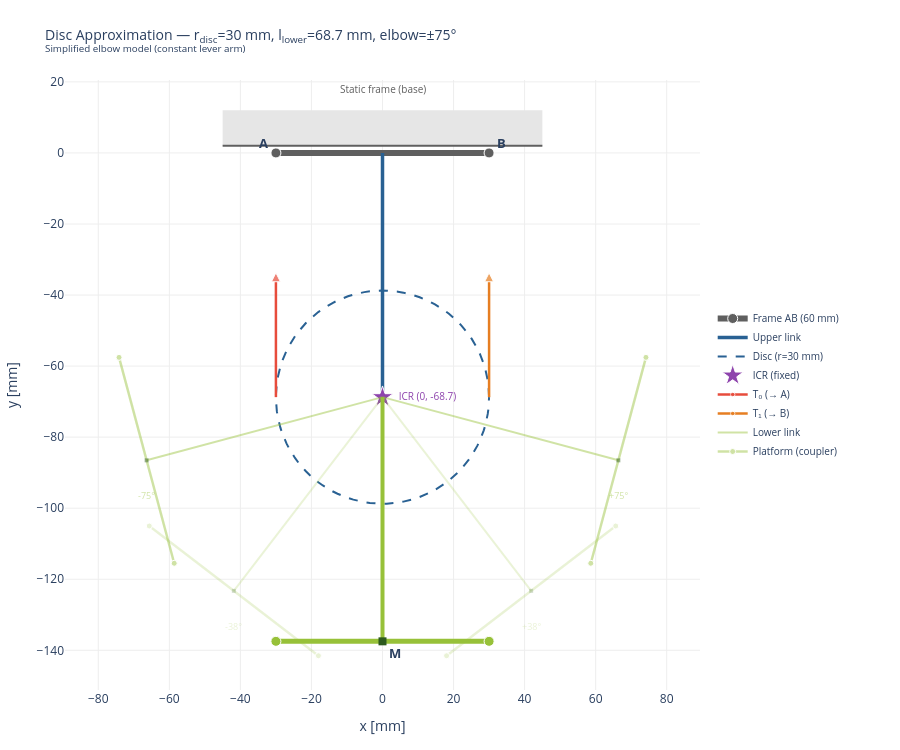

The notebook cell this image was saved under:
### Markdown cell above
---

## Disc Approximation — Simplified Elbow Model

In simulation (Isaac Lab), the antiparallelogram linkage is replaced by a
**single revolute joint** with a **disc** of radius $r = 72.5\,\text{mm}$
(= tendon lever arm). This is the "elbow approximation" used in the USD
articulation model (`forearm_link` includes `elbow_approx` visual mesh).

### Why the Disc Works

The antiparallelogram's tendon lever arm varies slightly with elbow angle
due to the nonlinear transmission (see centrode ellipse above). The disc
approximation **assumes a constant lever arm** equal to the tendon
attachment radius:

$$\tau_{\mathrm{elbow}} = r \cdot T_0 - r \cdot T_1, \quad r = 72.5\,\text{mm}$$

This yields a **constant** Jacobian transpose $J^T$, simplifying the
tendon-to-torque mapping and enabling standard `ImplicitActuatorCfg`
drives in Isaac Lab.

### Key Differences from Antiparallelogram

| Property | Antiparallelogram | Disc Approximation |
|---|---|---|
| ICR location | Moves along centrode ellipse | **Fixed** at disc center |
| Lever arm | Varies nonlinearly with $\theta$ | **Constant** $r = 72.5$ mm |
| $J^T$ | Configuration-dependent | **Constant** matrix |
| Links | 2 crossed rods (AD, BC) | 1 structural link per side |
| Simulation complexity | Requires 4-bar constraint | Single revolute joint |

The following two plots visualize this simplified model using the same
style and parameters as the antiparallelogram plots above.

### Code cell
# =================================================================
# Static Overview — Disc Approximation
# =================================================================
from helpers.elbow_plots import disc_static_figure

fig = disc_static_figure(l_e, k_e, elbow_max_deg, show_caption=show_caption)
fig.show()

### Figure 1 — Plotly figure (JSON) as saved in the notebook; plotly's stock layout.template omitted (floating-point values rounded to 4 significant figures)
{"data": [{"line": {"color": "#5F5F5F", "width": 6}, "marker": {"color": "#5F5F5F", "line": {"color": "white", "width": 1}, "size": 10}, "mode": "lines+markers", "name": "Frame AB (60 mm)", "type": "scatter", "x": [-30, 30], "y": [0, 0]}, {"line": {"color": "#296193", "width": 3.5}, "mode": "lines", "name": "Upper link", "type": "scatter", "x": [0, 0], "y": [0, -68.74]}, {"line": {"color": "#296193", "dash": "dash", "width": 2}, "mode": "lines", "name": "Disc (r=30 mm)", "type": "scatter", "x": [30, 29.96, 29.83, 29.62, 29.33, 28.96, 28.51, 27.97, 27.36, 26.68, 25.91, 25.08, 24.18, 23.21, 22.17, 21.07, 19.92, 18.7, 17.44, 16.13, 14.77, 13.37, 11.94, 10.47, 8.969, 7.445, 5.901, 4.341, 2.768, 1.188, -0.396, -1.979, -3.556, -5.123, -6.676, -8.21, -9.721, -11.21, -12.66, -14.08, -15.45, -16.79, -18.08, -19.32, -20.5, -21.63, -22.7, -23.7, -24.64, -25.51, -26.3, -27.03, -27.68, -28.25, -28.74, -29.16, -29.49, -29.74, -29.91, -29.99, -29.99, -29.91, -29.74, -29.49, -29.16, -28.74, -28.25, -27.68, -27.03, -26.3, -25.51, -24.64, -23.7, -22.7, -21.63, -20.5, -19.32, -18.08, -16.79, -15.45, -14.08, -12.66, -11.21, -9.721, -8.21, -6.676, -5.123, -3.556, -1.979, -0.396, 1.188, 2.768, 4.341, 5.901, 7.445, 8.969, 10.47, 11.94, 13.37, 14.77, 16.13, 17.44, 18.7, 19.92, 21.07, 22.17, 23.21, 24.18, 25.08, 25.91, 26.68, 27.36, 27.97, 28.51, 28.96, 29.33, 29.62, 29.83, 29.96, 30], "y": [-68.74, -67.16, -65.58, -64.01, -62.45, -60.91, -59.39, -57.9, -56.44, -55.01, -53.62, -52.28, -50.98, -49.73, -48.53, -47.39, -46.3, -45.28, -44.33, -43.44, -42.63, -41.88, -41.22, -40.62, -40.11, -39.68, -39.32, -39.05, -38.87, -38.76, -38.74, -38.8, -38.95, -39.18, -39.49, -39.88, -40.36, -40.91, -41.54, -42.25, -43.03, -43.88, -44.8, -45.79, -46.84, -47.95, -49.12, -50.35, -51.62, -52.95, -54.31, -55.72, -57.17, -58.64, -60.15, -61.68, -63.23, -64.79, -66.37, -67.95, -69.53, -71.11, -72.69, -74.25, -75.8, -77.33, -78.83, -80.31, -81.76, -83.16, -84.53, -85.86, -87.13, -88.36, -89.53, -90.64, -91.69, -92.68, -93.6, -94.45, -95.23, -95.94, -96.57, -97.12, -97.59, -97.99, -98.3, -98.53, -98.67, -98.74, -98.72, -98.61, -98.42, -98.15, -97.8, -97.37, -96.85, -96.26, -95.59, -94.85, -94.03, -93.15, -92.19, -91.17, -90.09, -88.95, -87.75, -86.5, -85.2, -83.85, -82.46, -81.04, -79.58, -78.08, -76.57, -75.03, -73.47, -71.9, -70.32, -68.74]}, {"marker": {"color": "#8E44AD", "line": {"color": "white", "width": 1}, "size": 16, "symbol": "star"}, "mode": "markers+text", "name": "ICR (fixed)", "text": ["  ICR (0, -68.7)"], "textfont": {"color": "#8E44AD", "size": 10}, "textposition": "middle right", "type": "scatter", "x": [0], "y": [-68.74]}, {"line": {"color": "#E74C3C", "width": 2.5}, "marker": {"angleref": "previous", "color": "#E74C3C", "size": [0, 9], "symbol": ["circle", "arrow-up"]}, "mode": "lines+markers", "name": "T₀ (→ A)", "type": "scatter", "x": [-30, -30], "y": [-68.74, -33.74]}, {"line": {"color": "#E67E22", "width": 2.5}, "marker": {"angleref": "previous", "color": "#E67E22", "size": [0, 9], "symbol": ["circle", "arrow-up"]}, "mode": "lines+markers", "name": "T₁ (→ B)", "type": "scatter", "x": [30, 30], "y": [-68.74, -33.74]}, {"line": {"color": "#97C139", "width": 2}, "mode": "lines", "name": "Lower link", "opacity": 0.45, "showlegend": true, "type": "scatter", "x": [0, -66.4], "y": [-68.74, -86.53]}, {"line": {"color": "#97C139", "width": 2.5}, "marker": {"color": "#97C139", "line": {"color": "white", "width": 1}, "size": 6}, "mode": "lines+markers", "name": "Platform (coupler)", "opacity": 0.45, "showlegend": true, "type": "scatter", "x": [-74.16, -58.63], "y": [-57.55, -115.5]}, {"marker": {"color": "#2d5a1e", "size": 4, "symbol": "square"}, "mode": "markers", "opacity": 0.45, "showlegend": false, "type": "scatter", "x": [-66.4], "y": [-86.53]}, {"line": {"color": "#97C139", "width": 2}, "mode": "lines", "opacity": 0.2, "showlegend": false, "type": "scatter", "x": [0, -41.85], "y": [-68.74, -123.3]}, {"line": {"color": "#97C139", "width": 2.5}, "marker": {"color": "#97C139", "line": {"color": "white", "width": 1}, "size": 6}, "mode": "lines+markers", "opacity": 0.2, "showlegend": false, "type": "scatter", "x": [-65.65, -18.04], "y": [-105.0, -141.5]}, {"marker": {"color": "#2d5a1e", "size": 4, "symbol": "square"}, "mode": "markers", "opacity": 0.2, "showlegend": false, "type": "scatter", "x": [-41.85], "y": [-123.3]}, {"line": {"color": "#97C139", "width": 4}, "mode": "lines", "opacity": 1, "showlegend": false, "type": "scatter", "x": [0, 0], "y": [-68.74, -137.5]}, {"line": {"color": "#97C139", "width": 5}, "marker": {"color": "#97C139", "line": {"color": "white", "width": 1}, "size": 10}, "mode": "lines+markers", "opacity": 1, "showlegend": false, "type": "scatter", "x": [-30, 30], "y": [-137.5, -137.5]}, {"marker": {"color": "#2d5a1e", "size": 8, "symbol": "square"}, "mode": "markers", "opacity": 1, "showlegend": false, "type": "scatter", "x": [0], "y": [-137.5]}, {"line": {"color": "#97C139", "width": 2}, "mode": "lines", "opacity": 0.2, "showlegend": false, "type": "scatter", "x": [0, 41.85], "y": [-68.74, -123.3]}, {"line": {"color": "#97C139", "width": 2.5}, "marker": {"color": "#97C139", "line": {"color": "white", "width": 1}, "size": 6}, "mode": "lines+markers", "opacity": 0.2, "showlegend": false, "type": "scatter", "x": [18.04, 65.65], "y": [-141.5, -105.0]}, {"marker": {"color": "#2d5a1e", "size": 4, "symbol": "square"}, "mode": "markers", "opacity": 0.2, "showlegend": false, "type": "scatter", "x": [41.85], "y": [-123.3]}, {"line": {"color": "#97C139", "width": 2}, "mode": "lines", "opacity": 0.45, "showlegend": false, "type": "scatter", "x": [0, 66.4], "y": [-68.74, -86.53]}, {"line": {"color": "#97C139", "width": 2.5}, "marker": {"color": "#97C139", "line": {"color": "white", "width": 1}, "size": 6}, "mode": "lines+markers", "opacity": 0.45, "showlegend": false, "type": "scatter", "x": [58.63, 74.16], "y": [-115.5, -57.55]}, {"marker": {"color": "#2d5a1e", "size": 4, "symbol": "square"}, "mode": "markers", "opacity": 0.45, "showlegend": false, "type": "scatter", "x": [66.4], "y": [-86.53]}], "layout": {"annotations": [{"font": {"color": "#97C139", "size": 9}, "opacity": 0.45, "showarrow": false, "text": "-75°", "x": -66.4, "y": -96.53}, {"font": {"color": "#97C139", "size": 9}, "opacity": 0.2, "showarrow": false, "text": "-38°", "x": -41.85, "y": -133.3}, {"font": {"color": "#5F5F5F", "size": 10}, "showarrow": false, "text": "Static frame (base)", "x": 0, "y": 18}, {"font": {"size": 13}, "showarrow": false, "text": "<b>A</b>", "x": -30, "xshift": -12, "y": 0, "yshift": 10}, {"font": {"size": 13}, "showarrow": false, "text": "<b>B</b>", "x": 30, "xshift": 12, "y": 0, "yshift": 10}, {"font": {"size": 13}, "showarrow": false, "text": "<b>M</b>", "x": 0, "xshift": 12, "y": -137.5, "yshift": -12}, {"font": {"color": "#97C139", "size": 9}, "opacity": 0.2, "showarrow": false, "text": "+38°", "x": 41.85, "y": -133.3}, {"font": {"color": "#97C139", "size": 9}, "opacity": 0.45, "showarrow": false, "text": "+75°", "x": 66.4, "y": -96.53}], "height": 750, "legend": {"font": {"size": 10}, "x": 1.02, "y": 0.5}, "margin": {"b": 60, "l": 60, "r": 200, "t": 80}, "plot_bgcolor": "white", "shapes": [{"fillcolor": "#E6E6E6", "line": {"width": 0}, "type": "rect", "x0": -45, "x1": 45, "y0": 2, "y1": 12}, {"line": {"color": "#5F5F5F", "width": 2}, "type": "line", "x0": -45, "x1": 45, "y0": 2, "y1": 2}], "title": {"font": {"size": 14}, "text": "Disc Approximation — r<sub>disc</sub>=30 mm, l<sub>lower</sub>=68.7 mm, elbow=±75°<br><sup>Simplified elbow model (constant lever arm)</sup>"}, "width": 900, "xaxis": {"gridcolor": "#eee", "scaleanchor": "y", "scaleratio": 1, "title": {"text": "x [mm]"}, "zeroline": false}, "yaxis": {"gridcolor": "#eee", "title": {"text": "y [mm]"}, "zeroline": false}}}
